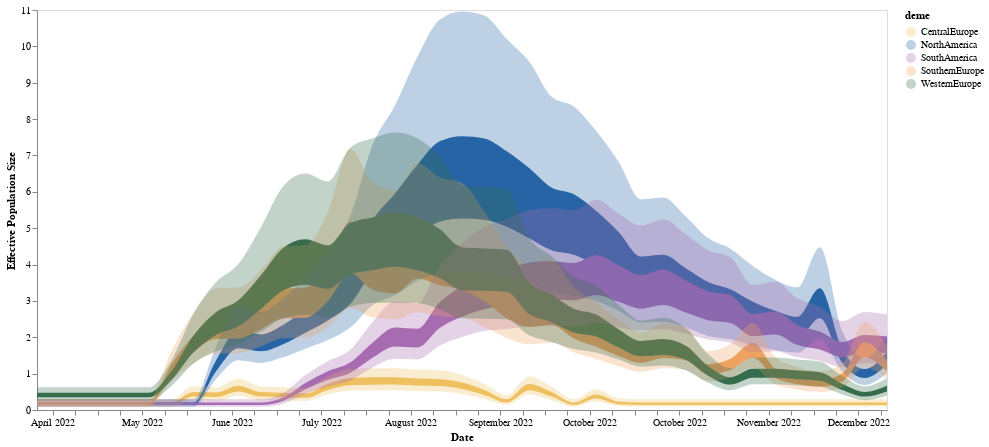

Source (notebook cell):
### Code cell
line = alt.Chart(test).mark_area(interpolate='monotone').encode(
    alt.X('date:T', axis=alt.Axis(title="Date", grid=False, format="%B %Y")),
    alt.Y('lower_hpd_log_50',axis=alt.Axis(title="Effective Population Size", grid=False)),#,scale=alt.Scale(domain=(0, 13))),
    alt.Y2('upper_hpd_log_50' ),
    color=alt.Color('deme:N',  scale=alt.Scale(domain=domain, range=range_))
).properties(
    width=850,
    height=400
)#.transform_filter(
  #  (datum.upper_hpd_log_50 < 50)
#)

band = alt.Chart(test).mark_area(
    opacity=0.3, interpolate='monotone'
).encode(
    alt.X('date:T', axis=alt.Axis(title="Date", grid=False)),
    alt.Y('lower_hpd_log_95'),#axis=None),#, scale=alt.Scale(domain=(0, 13))),
    alt.Y2('upper_hpd_log_95'),
    color=alt.Color('deme:N')
).properties(
    width=850,
    height=400
)#.transform_filter(
 #   (datum.upper_hpd_log_95 < 50)
#)

ne_plot = line + band
ne_plot

### Figure 1 — Vega-Lite specification as saved in the notebook (floating-point values rounded to 4 significant figures; data arrays with more than 128 entries replaced by an {"elided": "..."} marker saying what was removed)
{"config": {"view": {"continuousWidth": 400, "continuousHeight": 300}}, "layer": [{"mark": {"type": "area", "interpolate": "monotone"}, "encoding": {"color": {"field": "deme", "scale": {"domain": ["CentralEurope", "NorthAmerica", "SouthAmerica", "SouthernEurope", "WesternEurope"], "range": ["#EEC060", "#2664A5", "#A76BB1", "#EEA160", "#356D4C"]}, "type": "nominal"}, "x": {"axis": {"format": "%B %Y", "grid": false, "title": "Date"}, "field": "date", "type": "temporal"}, "y": {"axis": {"grid": false, "title": "Effective Population Size"}, "field": "lower_hpd_log_50", "type": "quantitative"}, "y2": {"field": "upper_hpd_log_50"}}, "height": 400, "width": 850}, {"mark": {"type": "area", "interpolate": "monotone", "opacity": 0.3}, "encoding": {"color": {"field": "deme", "type": "nominal"}, "x": {"axis": {"grid": false, "title": "Date"}, "field": "date", "type": "temporal"}, "y": {"field": "lower_hpd_log_95", "type": "quantitative"}, "y2": {"field": "upper_hpd_log_95"}}, "height": 400, "width": 850}], "data": {"name": "data-cd00ed04888de6cf9d900901ea3700ea"}, "$schema": "https://vega.github.io/schema/vega-lite/v4.17.0.json", "datasets": {"data-cd00ed04888de6cf9d900901ea3700ea": {"elided": "195 records"}}}
